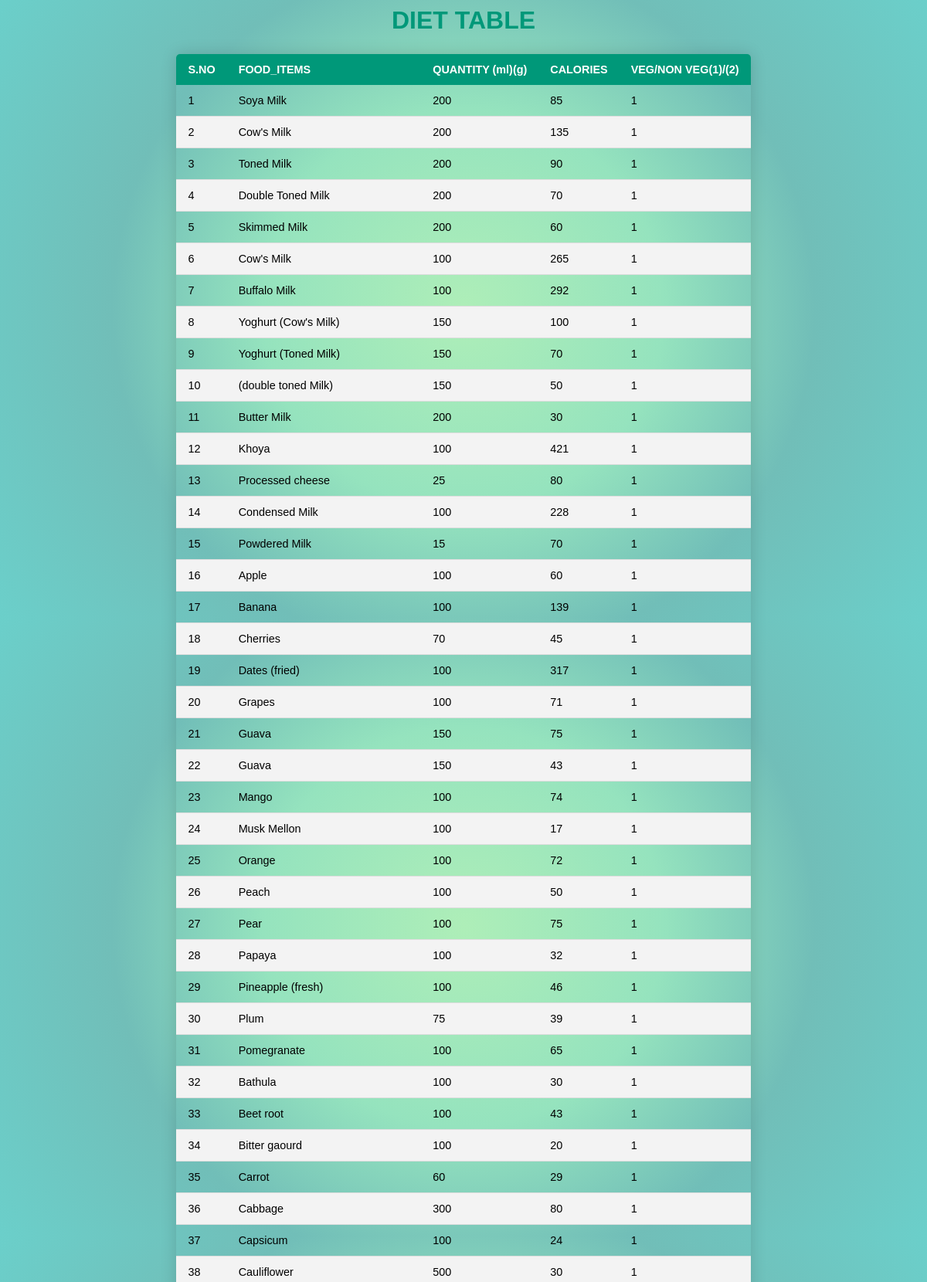
Screenshot of /table/ (upper part) with the database file from the repository.
### data/models.py (models this page shows, shortened)
class dataset(models.Model):
    food_item = models.CharField(max_length=200)
    quantity = models.IntegerField(blank=False)
    calories = models.IntegerField(blank=False)
    foodcat = models.CharField(max_length=200,choices=choices1)

### table/views.py (the view)
# urls.py: path('table/',include('table.urls')),
def table (request):
    data = dataset.objects.all()
    return render (request, 'table.html',{'data':data})

### templates/table.html (shortened to what this page needs)
<DOCTYPE html>
    <html>
    <head>
    </head>
    <body>
    <h1>DIET TABLE</h1>
    <table class="content-table">
      <thead>
        <tr>
          <th>S.NO</th>
          <th>FOOD_ITEMS</th>
          <th>QUANTITY (ml)(g)</th>
          <th>CALORIES</th>
          <th>VEG/NON VEG(1)/(2)</th>
        </tr>
      </thead>
      <tbody>
        {% for dt in data %}
        <tr>
          <td>{{dt.id}}</td>
          <td>{{dt.food_item}}</td>
          <td>{{dt.quantity}}</td>
          <td>{{dt.calories}}</td>
          <td>{{dt.foodcat}}</td>
        </tr>
        {% endfor %}
      </tbody>
    </table>
    </body>
    </html>

### templates/table.html (style rules this page uses)
* { font-family: sans-serif; }
.content-table { border-collapse: collapse; margin: 25px 0; font-size: 0.9em; min-width: 400px; border-radius: 5px 5px 0 0; overflow: hidden; box-shadow: 0 0 20px rgba(0, 0, 0, 0.15); margin-left:auto; margin-right:auto; }
.content-table thead tr { background-color: #009879; color: #ffffff; text-align: left; font-weight: bold; }
h1 { color: #009879 ; }
body { text-align: center; background: rgb(174,238,184); background: radial-gradient(circle, rgba(174,238,184,1) 0%, rgba(149,227,190,1) 36%, rgba(113,190,184,1) 63%, rgba(107,207,202,1) 100%); }
.content-table th, .content-table td { padding: 12px 15px; }
.content-table tbody tr { border-bottom: 1px solid #dddddd; }
.content-table tbody tr:nth-of-type(even) { background-color: #f3f3f3; }

### rows the page displays
dataset: id "1", food_item "Soya Milk", quantity "200", calories "85", foodcat "1"
dataset: id "2", food_item "Cow's Milk", quantity "200", calories "135", foodcat "1"
dataset: id "3", food_item "Toned Milk", quantity "200", calories "90", foodcat "1"
dataset: id "4", food_item "Double Toned Milk", quantity "200", calories "70", foodcat "1"
dataset: id "5", food_item "Skimmed Milk", quantity "200", calories "60", foodcat "1"
dataset: id "6", food_item "Cow's Milk", quantity "100", calories "265", foodcat "1"
dataset: id "7", food_item "Buffalo Milk", quantity "100", calories "292", foodcat "1"
dataset: id "8", food_item "Yoghurt (Cow's Milk)", quantity "150", calories "100", foodcat "1"
dataset: id "9", food_item "Yoghurt (Toned Milk)", quantity "150", calories "70", foodcat "1"
dataset: id "10", food_item "(double toned Milk)", quantity "150", calories "50", foodcat "1"
dataset: id "11", food_item "Butter Milk", quantity "200", calories "30", foodcat "1"
dataset: id "12", food_item "Khoya", quantity "100", calories "421", foodcat "1"
dataset: id "13", food_item "Processed cheese", quantity "25", calories "80", foodcat "1"
dataset: id "14", food_item "Condensed Milk", quantity "100", calories "228", foodcat "1"
dataset: id "15", food_item "Powdered Milk", quantity "15", calories "70", foodcat "1"
dataset: id "16", food_item "Apple", quantity "100", calories "60", foodcat "1"
dataset: id "17", food_item "Banana", quantity "100", calories "139", foodcat "1"
dataset: id "18", food_item "Cherries", quantity "70", calories "45", foodcat "1"
dataset: id "19", food_item "Dates (fried)", quantity "100", calories "317", foodcat "1"
dataset: id "20", food_item "Grapes", quantity "100", calories "71", foodcat "1"
dataset: id "21", food_item "Guava", quantity "150", calories "75", foodcat "1"
dataset: id "22", food_item "Guava", quantity "150", calories "43", foodcat "1"
dataset: id "23", food_item "Mango", quantity "100", calories "74", foodcat "1"
dataset: id "24", food_item "Musk Mellon", quantity "100", calories "17", foodcat "1"
dataset: id "25", food_item "Orange", quantity "100", calories "72", foodcat "1"
dataset: id "26", food_item "Peach", quantity "100", calories "50", foodcat "1"
dataset: id "27", food_item "Pear", quantity "100", calories "75", foodcat "1"
dataset: id "28", food_item "Papaya", quantity "100", calories "32", foodcat "1"
dataset: id "29", food_item "Pineapple (fresh)", quantity "100", calories "46", foodcat "1"
dataset: id "30", food_item "Plum", quantity "75", calories "39", foodcat "1"
dataset: id "31", food_item "Pomegranate", quantity "100", calories "65", foodcat "1"
dataset: id "32", food_item "Bathula", quantity "100", calories "30", foodcat "1"
dataset: id "33", food_item "Beet root", quantity "100", calories "43", foodcat "1"
dataset: id "34", food_item "Bitter gaourd", quantity "100", calories "20", foodcat "1"
dataset: id "35", food_item "Carrot", quantity "60", calories "29", foodcat "1"
dataset: id "36", food_item "Cabbage", quantity "300", calories "80", foodcat "1"
dataset: id "37", food_item "Capsicum", quantity "100", calories "24", foodcat "1"
dataset: id "38", food_item "Cauliflower", quantity "500", calories "30", foodcat "1"
